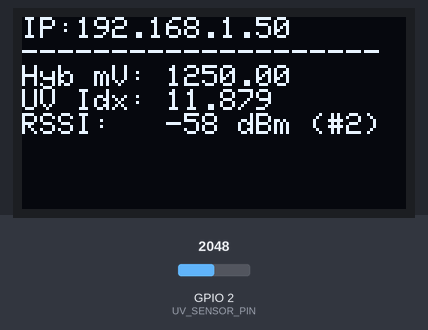
Recording of a program running on a simulated ESP32-C3. On the bench: 128×64 one-colour display. Inputs (shaded band) come from the test bench; at power-on: GPIO 2 (UV_SENSOR_PIN) = 2048 (analog values on the 0–4095 scale). WiFi joins after 1.5 s; servers stay silent unless stated; uploads are accepted with an empty reply; random numbers use the default seed unless the program sets one; no MQTT or app messages arrive unless stated.

Above: at 5.47 s.
5.9 s: GPIO 2 (UV_SENSOR_PIN) set to 1228
At 8.8 s:
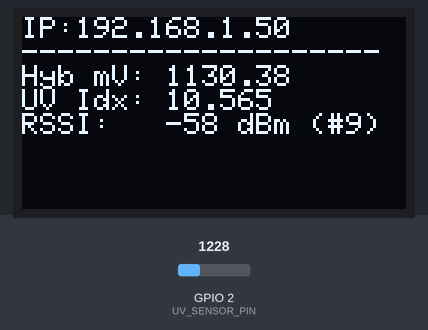
8.9 s: GPIO 2 (UV_SENSOR_PIN) set to 491
At 11.6 s:
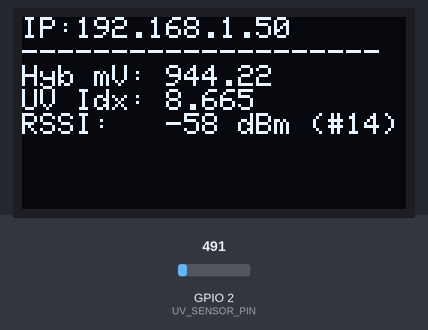
11.9 s: GPIO 2 (UV_SENSOR_PIN) set to 0
At 16.7 s:
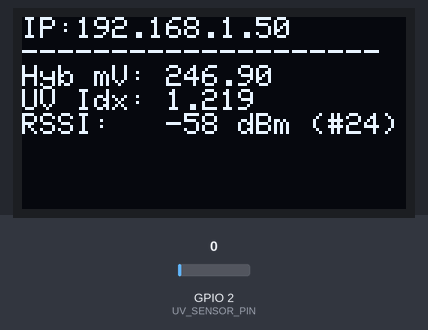
Timing chart, 0 to 18.2 s (numbered marks = the images above; inputs shaded):
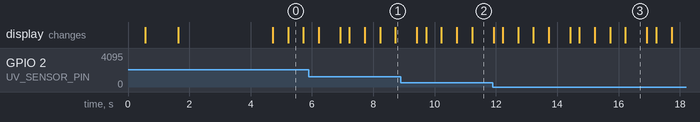

The program:

main.cpp
```cpp
#include <Arduino.h>
#include <WiFi.h>
#include <WebServer.h>
#include <PubSubClient.h>
#include <HTTPClient.h>
#include <NetworkClientSecure.h>
#include <ArduinoJson.h>
#include <Wire.h>
#include <Adafruit_GFX.h>
#include <Adafruit_SSD1306.h>

// ================= 1. WIFI & NETWORK CREDENTIALS =================
const char* WIFI_SSID     = "Nokia";
const char* WIFI_PASSWORD = "Password";

// ================= 2. PIN DEFINITIONS ==================
#define UV_SENSOR_PIN 2   // GUVA-S12SD SIG pin (ADC1_CH2)
#define I2C_SDA_PIN   8   // OLED SDA pin
#define I2C_SCL_PIN   9   // OLED SCL pin
#define SCREEN_WIDTH  128
#define SCREEN_HEIGHT 64

Adafruit_SSD1306 display(SCREEN_WIDTH, SCREEN_HEIGHT, &Wire, -1);
WebServer server(80);
WiFiClient espClient;
PubSubClient mqttClient(espClient);

// ================= 3. MQTT & INFLUXDB CONFIG =============
const char* MQTT_BROKER   = "broker.hivemq.com";
const int   MQTT_PORT     = 1883;
const char* MQTT_TOPIC    = "venkat_iot/sensors/uv/node_01";
const char* DEVICE_ID     = "nRF5280_node_01";

#define INFLUXDB_URL    "https://us-east-1-1.aws.cloud2.influxdata.com/api/v2/write?org=IOT&bucket=uv_sensor_data&precision=s"
#define INFLUXDB_TOKEN  "Dbzt7IHP3G4E4McgOmsRBrZLUaK2fsEgexNVFzYSQI1V2PhqWbL6SFhB64Vg-jOY6HQIu7BibH8jkSQvHqLNWw=="

// ================= 4. DSP & FILTER STATE ===============
#define MEDIAN_WIN_SIZE 9
float winBuf[MEDIAN_WIN_SIZE];
int winCount = 0;
int winIdx   = 0;

bool filterInitialized = false;
float kalX = 0.0f, kalP = 1.0f;
float hybX = 0.0f, hybP = 1.0f;

unsigned long lastSampleMillis = 0;
const unsigned long SAMPLE_INTERVAL_MS = 500;
uint32_t packetSeq = 0;

float currentMvRaw    = 0.0f;
float currentMvMedian = 0.0f;
float currentMvKalman = 0.0f;
float currentMvHybrid = 0.0f;
float currentUvIndex  = 0.0f;
String currentRisk    = "Low";
int currentRssi       = 0;

// ================= 5. PIECEWISE CALIBRATION ============
const float UVI_THRESHOLDS[12] = {
  50.0f, 227.0f, 318.0f, 408.0f, 503.0f, 606.0f,
  696.0f, 795.0f, 881.0f, 976.0f, 1079.0f, 1170.0f
};

float getCalibratedUVI(float mv) {
  if (mv < UVI_THRESHOLDS[0]) return 0.0f;
  if (mv >= UVI_THRESHOLDS[11]) {
    float finalSlope = (11.0f - 10.0f) / (UVI_THRESHOLDS[11] - UVI_THRESHOLDS[10]);
    return 11.0f + ((mv - UVI_THRESHOLDS[11]) * finalSlope);
  }
  for (int i = 0; i < 11; i++) {
    if (mv >= UVI_THRESHOLDS[i] && mv <= UVI_THRESHOLDS[i+1]) {
      return i + ((mv - UVI_THRESHOLDS[i]) / (UVI_THRESHOLDS[i+1] - UVI_THRESHOLDS[i]));
    }
  }
  return 0.0f;
}

String getRiskCategory(float uvi) {
  if (uvi < 3.0f)  return "Low";
  if (uvi < 6.0f)  return "Moderate";
  if (uvi < 8.0f)  return "High";
  if (uvi < 11.0f) return "Very high";
  return "Extreme";
}

// ================= 6. SENSOR & FILTER PROCESSING ========
float readAveragedMilliVolts() {
  uint32_t totalMv = 0;
  for (int i = 0; i < 32; i++) {
    totalMv += analogReadMilliVolts(UV_SENSOR_PIN);
    delayMicroseconds(250);
  }
  return totalMv / 32.0f;
}

void updateFiltersAndSensors() {
  float raw = readAveragedMilliVolts();
  currentMvRaw = raw; // Keeps actual measured raw value for logs/comparison

  // Clamp unphysical noise spikes (above 1250 mV) so they don't poison the filters
  float clampedRaw = constrain(raw, 0.0f, 1250.0f);

  // Median Filter
  winBuf[winIdx] = clampedRaw;
  winIdx = (winIdx + 1) % MEDIAN_WIN_SIZE;
  if (winCount < MEDIAN_WIN_SIZE) winCount++;

  float sorted[MEDIAN_WIN_SIZE];
  for (int i = 0; i < winCount; i++) sorted[i] = winBuf[i];
  for (int i = 0; i < winCount - 1; i++) {
    for (int j = i + 1; j < winCount; j++) {
      if (sorted[j] < sorted[i]) {
        float tmp = sorted[i]; sorted[i] = sorted[j]; sorted[j] = tmp;
      }
    }
  }
  currentMvMedian = sorted[winCount / 2];

  // Kalman & Hybrid Filters
  if (!filterInitialized) {
    kalX = clampedRaw;
    hybX = currentMvMedian;
    filterInitialized = true;
  } else {
    kalP += 0.05f;
    float kG = kalP / (kalP + 1.0f);
    kalX += kG * (clampedRaw - kalX);
    kalP = (1.0f - kG) * kalP;

    hybP += 0.05f;
    float hG = hybP / (hybP + 1.5f);
    hybX += hG * (currentMvMedian - hybX);
    hybP = (1.0f - hG) * hybP;
  }
  currentMvKalman = kalX;
  currentMvHybrid = hybX;

  currentUvIndex = getCalibratedUVI(currentMvHybrid);
  currentRisk    = getRiskCategory(currentUvIndex);
  currentRssi    = WiFi.RSSI();
}

// ================= 7. HTTP SERVER ENDPOINT =============
void handleJsonData() {
  server.sendHeader("Access-Control-Allow-Origin", "*");
  server.sendHeader("Access-Control-Allow-Methods", "GET, OPTIONS");
  server.sendHeader("Access-Control-Allow-Headers", "*");

  JsonDocument doc;
  doc["seq"]                = packetSeq;
  doc["device_id"]          = DEVICE_ID;
  doc["mv_raw"]             = serialized(String(currentMvRaw, 2));
  doc["mv_median"]          = serialized(String(currentMvMedian, 2));
  doc["mv_kalman"]          = serialized(String(currentMvKalman, 2));
  doc["mv_hybrid"]          = serialized(String(currentMvHybrid, 2));
  doc["uv_index_estimated"] = serialized(String(currentUvIndex, 3));
  doc["risk_category"]      = currentRisk;
  doc["rssi_dbm"]           = currentRssi;
  doc["ip"]                 = WiFi.localIP().toString();

  String response;
  serializeJson(doc, response);
  server.send(200, "application/json", response);
}

// ================= 8. WIFI CONNECTION ==================
void connectWiFi() {
  WiFi.mode(WIFI_STA);
  WiFi.setTxPower(WIFI_POWER_8_5dBm);
  WiFi.begin(WIFI_SSID, WIFI_PASSWORD);

  while (WiFi.status() != WL_CONNECTED) {
    delay(500);
    display.clearDisplay();
    display.setTextSize(1);
    display.setTextColor(SSD1306_WHITE);
    display.setCursor(0, 0);
    display.println("Connecting Wi-Fi...");
    display.print("SSID: ");
    display.println(WIFI_SSID);
    display.display();
  }

  display.clearDisplay();
  display.setTextSize(1);
  display.setCursor(0, 0);
  display.println("ESP32 Connected!");
  display.setCursor(0, 16);
  display.println("IP Address:");
  display.setCursor(0, 32);
  display.println(WiFi.localIP().toString());
  display.display();
  delay(3000);
}

// ================= 9. CLOUD STREAMING ==================
void publishToInfluxDb() {
  if (WiFi.status() != WL_CONNECTED) return;
  static int cloudSyncCounter = 0;
  cloudSyncCounter++;
  if (cloudSyncCounter < 5) {
    return;
  }
  cloudSyncCounter = 0;

  NetworkClientSecure client;
  client.setInsecure();
  HTTPClient https;

  if (https.begin(client, INFLUXDB_URL)) {
    https.addHeader("Authorization", "Token " + String(INFLUXDB_TOKEN));
    https.addHeader("Content-Type", "text/plain; charset=utf-8");

    String lineProtocol = String("uv_measurement,device=") + DEVICE_ID + " ";
    lineProtocol += "voltage_raw_mv=" + String(currentMvRaw, 2) + ",";
    lineProtocol += "voltage_median_mv=" + String(currentMvMedian, 2) + ",";
    lineProtocol += "voltage_kalman_mv=" + String(currentMvKalman, 2) + ",";
    lineProtocol += "voltage_hybrid_mv=" + String(currentMvHybrid, 2) + ",";
    lineProtocol += "uv_index_estimated=" + String(currentUvIndex, 3);

    https.POST(lineProtocol);
    https.end();
  }
}

// ================= 10. SETUP & LOOP ====================
void setup() {
  Serial.begin(115200);
  analogReadResolution(12);
  analogSetPinAttenuation(UV_SENSOR_PIN, ADC_11db);

  Wire.begin(I2C_SDA_PIN, I2C_SCL_PIN);
  display.begin(SSD1306_SWITCHCAPVCC, 0x3C);

  connectWiFi();

  server.on("/data", HTTP_GET, handleJsonData);
  server.on("/data", HTTP_OPTIONS, []() {
    server.sendHeader("Access-Control-Allow-Origin", "*");
    server.send(204);
  });
  server.begin();

  mqttClient.setServer(MQTT_BROKER, MQTT_PORT);
  mqttClient.setBufferSize(512);
}

void loop() {
  server.handleClient();

  if (WiFi.status() != WL_CONNECTED) {
    connectWiFi();
  }

  if (!mqttClient.connected()) {
    String clientId = String(DEVICE_ID) + "_" + String(random(0xffff), HEX);
    mqttClient.connect(clientId.c_str());
  }
  mqttClient.loop();

  unsigned long now = millis();
  if (now - lastSampleMillis >= SAMPLE_INTERVAL_MS) {
    lastSampleMillis = now;
    packetSeq++;

    updateFiltersAndSensors();

    // Publish to MQTT (HiveMQ)
    JsonDocument doc;
    doc["seq"]                = packetSeq;
    doc["device_id"]          = DEVICE_ID;
    doc["mv_raw"]             = serialized(String(currentMvRaw, 2));
    doc["mv_median"]          = serialized(String(currentMvMedian, 2));
    doc["mv_kalman"]          = serialized(String(currentMvKalman, 2));
    doc["mv_hybrid"]          = serialized(String(currentMvHybrid, 2));
    doc["uv_index_estimated"] = serialized(String(currentUvIndex, 3));
    doc["risk_category"]      = currentRisk;
    doc["rssi_dbm"]           = currentRssi;

    char jsonBuffer[384];
    serializeJson(doc, jsonBuffer);
    mqttClient.publish(MQTT_TOPIC, jsonBuffer);

    // Publish to InfluxDB Cloud
    publishToInfluxDb();

    // OLED Display Update
    display.clearDisplay();
    display.setTextSize(1);
    display.setTextColor(SSD1306_WHITE);
    display.setCursor(0, 0);
    display.printf("IP:%s\n", WiFi.localIP().toString().c_str());
    display.println("--------------------");
    display.printf("Hyb mV: %.2f\n", currentMvHybrid);
    display.printf("UV Idx: %.3f\n", currentUvIndex);
    display.printf("RSSI:   %d dBm (#%lu)\n", currentRssi, packetSeq);
    display.display();
  }
}
```

Measured:
- what the display in image 3 shows lasts 0.7 s, from 16.2 s to 16.9 s
